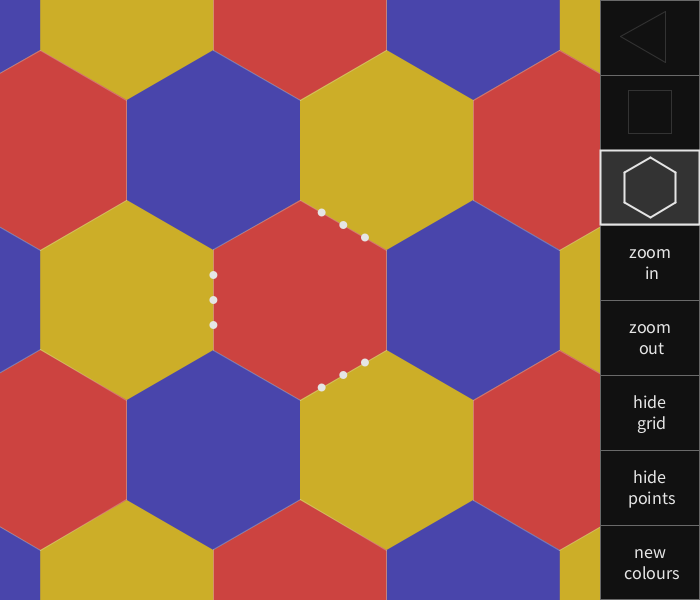
Frame 1 (no input)
Frame 60 (the mouse pressed at the canvas centre just before this capture): identical to frame 1, image omitted
Frame 120 (the mouse held since frame 60 and released just before this capture): identical to frame 1, image omitted

The Processing sketch that drew this single still picture (run headless with seeded random() and noise(); from frame 60 on, the mouse is pressed at the canvas centre):

// Processing sketch: processing_166923
// ── processing_166923.pde

float radius = 100; // radius of circle circumscribing polygon
int vertexNr = 6;
boolean showGrid = true;
boolean showPoints = true;
int items = 8; //menu items
Draggables draggables;
PVector[] vertices;
PVector[] translations;
color[] colors;

void setup() {
  size(700, 600);// height divisible by 8 = menu items
  ellipseMode(RADIUS);
  textAlign(CENTER, CENTER);
  vertices = makeVertices();
  translations = makeTranslationVectors();
  draggables = newDraggables();
  colorMode(HSB, 360, 100, 100, 100);
  colors = new color[3];
  colors[0] = color(49, 80, 80, 80);
  colors[1] = color(349, 80, 80, 80);
  colors[2] = color(239, 80, 80, 80);
}

void draw() {
  background(colors[0]);
  vertices = makeVertices();
  translations = makeTranslationVectors();
  drawTiling(false);
  if (showGrid) {
    drawTiling(true);
  }
  showMenu();
  draggables.update();
  if (showPoints) {
    fill(0, 0, 90);
    noStroke();
    draggables.redraw();
  }
}

void mouseReleased() {
  draggables.release();
}

PVector[] makeVertices() {
  PVector[] vertices = new PVector[vertexNr];
  PVector mid = new PVector(height/2, height/2);
  for (int i = 0; i< vertices.length; i++) {
    vertices[i] = new PVector(mid.x+radius*cos(i*2*PI/vertices.length + PI/vertices.length), 
    mid.y+radius*sin(i*2*PI/vertices.length + PI/vertices.length));
  }
  return vertices;
}

PVector[] makeTranslationVectors() {
  PVector[] translations = new PVector[2]; 
  if (vertices.length == 6) {
    translations[0] = new PVector(vertices[2].x-vertices[0].x + vertices[1].x-vertices[0].x, vertices[4].y-vertices[0].y);
    translations[1] = new PVector(0, vertices[4].y-vertices[1].y + vertices[5].y-vertices[0].y);
  } else {
    translations[0] = new PVector(vertices[1].x-vertices[0].x, vertices[1].y-vertices[0].y);
    translations[1] = new PVector(vertices[2].x-vertices[1].x, vertices[2].y-vertices[1].y);
  }
  return translations;
}

Draggables newDraggables() {
  PVector[] points;
  if (vertexNr == 3) {  //place them on different sides depending on vertexNr
    points = new PVector[9];
    for (int i = 0; i < 3; i++) {
      for (int j = 0; j <3; j++) {
        points[i*3+j] = new PVector(vertices[i].x+(j+1)*(vertices[(i+1)%3].x-vertices[i].x)/4, 
        vertices[i].y+(j+1)*(vertices[(i+1)%3].y-vertices[i].y)/4);
      }
    }
  } else if (vertexNr == 4) {
    points = new PVector[floor(vertexNr/2)*3];
    for (int i = 0; i < floor (vertexNr/2); i++) {
      for (int j = 0; j <3; j++) {
        points[i*3+j] = new PVector(vertices[i].x+(j+1)*(vertices[i+1].x-vertices[i].x)/4, 
        vertices[i].y+(j+1)*(vertices[i+1].y-vertices[i].y)/4);
      }
    }
  } else { //vertexNr = 6
    points = new PVector[floor(vertexNr/2)*3];
    for (int i = 0; i < floor (vertexNr/2); i++) {
      for (int j = 0; j <3; j++) {
        points[i*3+j] = new PVector(vertices[i*2].x+(j+1)*(vertices[i*2+1].x-vertices[i*2].x)/4, 
        vertices[i*2].y+(j+1)*(vertices[i*2+1].y-vertices[i*2].y)/4);
      }
    }
  }
  return new Draggables(points, 4, height, height);
}

void zoom(boolean zoomIn) {
  radius = (zoomIn ?  radius*1.01 : radius*0.99);
  PVector mid = new PVector(height/2, height/2);
  for (int i = 0; i<draggables.size (); i++) {
    float r, arg;
    r = sqrt((draggables.getX(i)-mid.x)*(draggables.getX(i)-mid.x)+(draggables.getY(i)-mid.y)*(draggables.getY(i)-mid.y));
    arg = atan2(draggables.getY(i)-mid.y, draggables.getX(i)-mid.x);
    r = (zoomIn ?  r*1.01 : r*0.99);
    draggables.setX(mid.x+r*cos(arg), i);
    draggables.setY(mid.y+r*sin(arg), i);
  }
}

void drawTiling(boolean grid) {
  int xRun = floor(height/(2.0*abs(translations[0].x)))+3; //floor needed for Javascript version
  int yRun = floor(height/(2.0*abs(translations[1].y)))+3; //approximately what's needed to cover the window with non-rectangular tilings
  PVector[][] piece;
  if (vertexNr == 3) {
    piece = makeTriangle();
  } else if (vertexNr == 4) {
    piece = makeSquare();
  } else {
    piece = makeHexagon();
  }
  for (int i = - xRun; i <= xRun; i++) { 
    for (int j = - yRun; j <= yRun; j++) {
      if (grid) {
        stroke(0, 0, 90, 30);
        strokeWeight(1);
        noFill();
        drawPolygon(i*translations[0].x + j*translations[1].x, i*translations[0].y + j*translations[1].y);
      } else {
        noStroke();
        if (vertexNr < 6) {
          fill(colors[1]);
          if ((i+j)%2==0) {
            drawPiece(piece, i*translations[0].x + j*translations[1].x, i*translations[0].y + j*translations[1].y);
          } else if (vertexNr == 3) {
            drawPiece(piece, i*translations[0].x + j*translations[1].x, i*translations[0].y + j*translations[1].y);
          } 
        } else {
          fill(colors[1]);
          drawPiece(piece, i*translations[0].x + j*translations[1].x, i*translations[0].y + j*translations[1].y);
          float ang = -2*PI/3;
          PVector[][] pRot = new PVector[vertexNr][4];
          for (int m = 0; m < pRot.length; m++) {
            for (int n = 0; n < pRot[m].length; n++) {
              pRot[m][n] = rotatePoint(piece[m][n], ang, vertices[1]);
            }
          }
          fill(colors[2]);
          drawPiece(pRot, i*translations[0].x + j*translations[1].x, i*translations[0].y + j*translations[1].y);
        }
      }
    }
  }
}

void drawPolygon(float dx, float dy) {
  for (int k = 0; k< vertices.length; k++) {
    line(  vertices[k].x + dx, vertices[k].y + dy, 
    vertices[(k+1)%vertices.length].x + dx, vertices[(k+1)%vertices.length].y+ dy);
  }
}

PVector[][] makeTriangle() {
  PVector[][] points = new PVector[vertexNr][4]; //each side has 1 polygonvertex + 3 movable points
  for (int i = 0; i < points.length; i++) {
    points[i][0] = vertices[i];
    for (int j = 1; j < 4; j++) {
      points[i][j] = new PVector(draggables.getX(i*3+j-1), draggables.getY(i*3+j-1));
    }
  }
  return points;
}

PVector[][] makeSquare() {
  PVector[][] points = new PVector[vertexNr][4]; //each side has 1 polygonvertex + 3 movable points
  for (int i = 0; i < 2; i++) {
    points[i][0] = vertices[i];
    for (int j = 1; j < 4; j++) {
      points[i][j] = new PVector(draggables.getX(i*3+j-1), draggables.getY(i*3+j-1));
    }
  }
  PVector[] trans = new PVector[2];
  trans[0] = new PVector(vertices[3].x -vertices[0].x, vertices[3].y -vertices[0].y);
  trans[1] = new PVector(vertices[0].x -vertices[1].x, vertices[0].y -vertices[1].y);
  for (int i = 2; i < 4; i++) {
    points[i][0] = vertices[i];
    for (int j = 1; j < 4; j++) {
      points[i][4-j] = new PVector(points[i-2][j].x + trans[i-2].x, points[i-2][j].y + trans[i-2].y);
    }
  }
  return points;
}

PVector[][] makeHexagon() {
  PVector[][] points = new PVector[vertexNr][4]; //each side has 1 polygonvertex + 3 movable points
  for (int i = 0; i < vertexNr; i+=2) {
    points[i][0] = vertices[i];
    for (int j = 1; j < 4; j++) {
      points[i][j] = new PVector(draggables.getX(floor(i/2)*3+j-1), draggables.getY(floor(i/2)*3+j-1));
    }
  }
  for (int i = 1; i < vertexNr; i+=2) {
    points[i][0] = vertices[i];
    for (int j = 1; j < 4; j++) {
      points[i][4-j] = rotatePoint(points[i-1][j], -2*PI/3, vertices[i]);
    }
  }
  return points;
}

//rotate p around q by angle
PVector rotatePoint(PVector p, float angle, PVector q) {
  float ang = atan2(p.y-q.y, p.x-q.x);
  float r = dist(p.x, p.y, q.x, q.y);
  return new PVector(q.x + r*cos(ang+angle), q.y + r*sin(ang + angle));
}

void drawPiece(PVector[][] piece, float dx, float dy) {
  beginShape();
  for (int i = 0; i < piece.length; i++) {
    curveVertex(piece[i][0].x+dx, piece[i][0].y+dy);
    curveVertex(piece[i][0].x+dx, piece[i][0].y+dy);
    curveVertex(piece[i][0].x+dx, piece[i][0].y+dy);
    for (int j = 1; j < 4; j++) {
      curveVertex(piece[i][j].x+dx, piece[i][j].y+dy);
    }
  }
  curveVertex(piece[0][0].x+dx, piece[0][0].y+dy);
  curveVertex(piece[0][0].x+dx, piece[0][0].y+dy);
  curveVertex(piece[0][0].x+dx, piece[0][0].y+dy);
  endShape();
}

/******************************************/
/* menu stuff *****************************/
/******************************************/

void showMenu() {
  stroke(150);
  fill(25);
  rect(height, 0, width-height-1, height-1);
  for (int i=height/items; i<height-10; i+=height/items) {
    line(height, i, width, i);
  }
  stroke(0, 0, 100);
  drawMenuPolygon(3, new PVector(height+(width-height)/2, height/items/2), 0.3*(width-height), 0, items);
  drawMenuPolygon(4, new PVector(height+(width-height)/2, height/items+height/items/2), 0.3*(width-height), height/items, items);
  drawMenuPolygon(6, new PVector(height+(width-height)/2, 2*height/items+height/items/2), 0.3*(width-height), 2*height/items, items);
  textSize(18);
  if (radius < 0.5*height) {
    fill(0, 0, 90);
  } else {
    fill(0, 0, 20);
  }
  text("zoom\n in", height+(width-height)/2, 3*height/items+height/items/2); 
  if (radius > 30) {
    fill(0, 0, 90);
  } else {
    fill(0, 0, 20);
  }
  text("zoom\n out", height+(width-height)/2, 4*height/items+height/items/2); 
  fill(0, 0, 90);
  if (showGrid) {
    text("hide\n grid", height+(width-height)/2, 5*height/items+height/items/2);
  } else {
    text("show\n grid", height+(width-height)/2, 5*height/items+height/items/2);
  }
  if (showPoints) {
    text("hide\n points", height+(width-height)/2, 6*height/items+height/items/2);
  } else {
    text("show\n points", height+(width-height)/2, 6*height/items+height/items/2);
  }
  text("new\n colours", height+(width-height)/2, 7*height/items+height/items/2); 
  if (mouseX>height) {
    int nrFromTop = floor(items*mouseY/height); 
    int top = height/items*nrFromTop;
    noStroke();
    fill(0, 0, 90, 50);
    rect(height, top, width-height, height/items); // hover effect
    if (mousePressed) {
      if (nrFromTop == 3 && radius <0.5*height) { 
        zoom(true);
      }
      if (nrFromTop == 4 && radius > 30) {
        zoom(false);
      }
    }
  }
}

void drawMenuPolygon(int nr, PVector mid, float r, int top, int items) {
  if (nr == vertexNr) {
    stroke(0, 0, 90); 
    fill(0, 0, 20);
    strokeWeight(2);
    rect(height, top, width-height-1, height/items-1);
  } else {
    stroke(0, 0, 20);
    strokeWeight(1);
  }
  PVector[] vertices = new PVector[nr];
  for (int i = 0; i< vertices.length; i++) {
    vertices[i] = new PVector(mid.x+r*cos(i*2*PI/vertices.length + PI/vertices.length), 
    mid.y+r*sin(i*2*PI/vertices.length + PI/vertices.length));
  }
  for (int k = 0; k< vertices.length; k++) {
    line(  vertices[k].x, vertices[k].y, vertices[(k+1)%vertices.length].x, vertices[(k+1)%vertices.length].y);
  }
}

void mouseClicked() { // mousePressed wont work when making fast switch
  if (mouseX>height) {
    int nrFromTop = floor(items*mouseY/height); 
    if ( nrFromTop == 0 || nrFromTop == 1 || nrFromTop == 2) {
      if (nrFromTop == 0) {
        vertexNr = 3;
      } else if (nrFromTop == 1) {
        vertexNr = 4;
      } else {
        vertexNr = 6;
      }
      vertices = makeVertices();
      translations = makeTranslationVectors();
      draggables = newDraggables();
    }

    if (nrFromTop == 5) {
      showGrid = !showGrid;
    }
    if (nrFromTop == 6) {
      showPoints = !showPoints;
    }
    if (nrFromTop == 7) {
      for (int i = 0; i < colors.length; i++) {
        float hue = random(360);
        colors[i] = color(hue, 80, 80, 80);
      }
    }
  }
}

/**************************************************************************/
/* Class to draw a set of draggable points. When dragging a point, no     */
/* other point should be dragged. When  point 1 is dragged onto point 2,  */ 
/* point 2 should be partly hidden. Next time the mouse hits the area of  */
/* collision, point 1 should be dragged.                                  */
/* It's necessary to calle release when mouseReleased                     */
/**************************************************************************/

class Draggables {
  
  PVector[] draggables;
  //A stack of indeces. The index of a dragged point is moved to the last position in stack.
  //Draw points in stack-order, update move in reverse stack-order
  int[] stack; 
  int draggedPoint = -1;
  float radius;
  int maxWidth, maxHeight;
  
  Draggables(PVector[] p, float radius, int maxWidth, int maxHeight){
    draggables = p;
    stack = new int[p.length];
    for (int i=0; i<p.length; i++) {
      stack[i] = i;
    }
    this.radius = radius;
    this.maxWidth = maxWidth;
    this.maxHeight = maxHeight;
  }
  
  float getX(int i) {
    return draggables[i].x;
  }
  
  float getY(int i) {
    return draggables[i].y;
  }
  
  PVector getPoint(int i) {
    return draggables[i];
  }
  
  void setX(float x, int i) {
    draggables[i].x =x;
  }
  
  void setY(float y, int i) {
    draggables[i].y =y;
  }
  
  int size() {
    return draggables.length;
  }
  
  void update() {
    float mx = mouseX;
    float my = mouseY;
    if (mousePressed) {
      for (int k=(stack.length-1); k>-1; k--) {
        int i = stack[k];
        if (draggedPoint == -1) {
          if (dist(draggables[i].x, draggables[i].y, mx, my)<=radius) {
            draggedPoint = i;
            moveToLast(k);  
          }
        } else if (mx >0 && my>0 && mx<maxWidth && my<maxHeight) {
            draggables[draggedPoint].x = mx;
            draggables[draggedPoint].y = my;
        }
      }
    } 
  }
  
  void redraw() {
    for (int i=0; i<draggables.length; i++) {
      ellipse(draggables[stack[i]].x, draggables[stack[i]].y, radius, radius);
    }
  }
  
  void release() {
    draggedPoint = -1;
  }
  
  //place the dragged index at the last position in the stack of indeces
  void moveToLast(int i) {
    int temp = stack[i];
    for (int k=i; k<(stack.length-1); k++) {
      stack[k] = stack[k+1];
    }
    stack[stack.length-1] = temp;
  }
  
}
